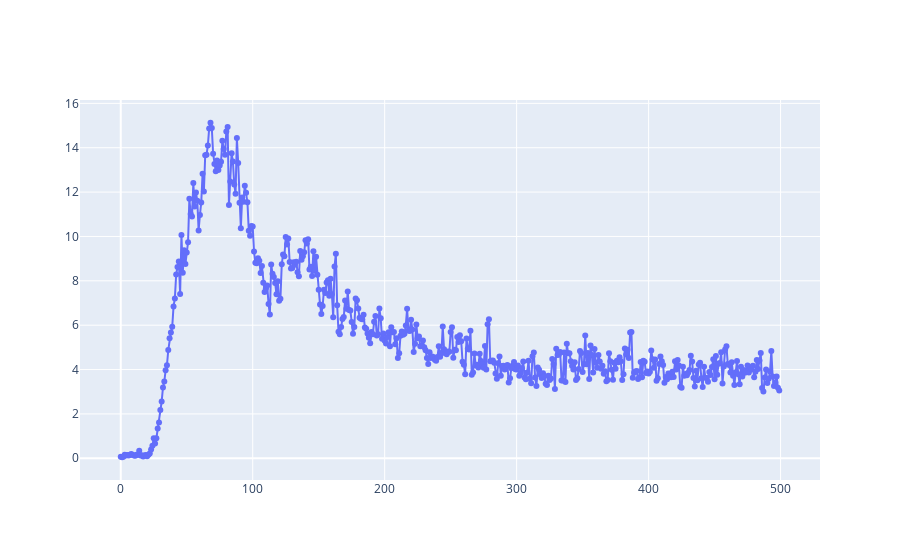

Here is the notebook cell this chart was saved with:
### Code cell
train_faulty_dataset = Dataset(path='.\\data\\training.h5', key='faulty', simulation=(1, 1))

mse_faulty = []
device = torch.device('cuda' if torch.cuda.is_available() else 'cpu')

for data in train_faulty_dataset:
    X = data['X'].to(device)
    output = model(X)
    mse_faulty.append(criterion(output, X).item())
    
fig = go.Figure(data=go.Scatter(y=mse_faulty, mode='lines+markers'))
fig.show()

### Figure 1 — Plotly figure (JSON) as saved in the notebook; plotly's stock layout.template omitted (floating-point values rounded to 4 significant figures; data arrays with more than 128 entries replaced by an {"elided": "..."} marker saying what was removed)
{"data": [{"mode": "lines+markers", "type": "scatter", "y": {"elided": "500 float values"}}], "layout": {}}
